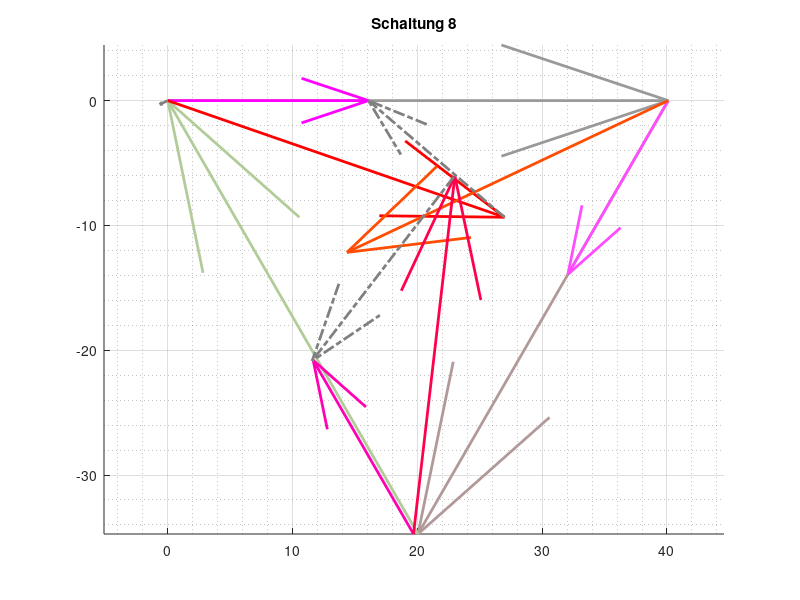

Recreate this plot in MATLAB.
% Constants
R1 = 75; R2 = 100; R3 = 150; % Ohm
C = 30e-6; %(Micro)Farrad
f = 50; % Hz
w = 2*pi*f; %

%UY = 40; % Quellspannung in V
UY = 40.1; %

U12 = UY * exp(j*0*pi/180); % Leiterspannungen
U23 = UY * exp(j*-120*pi/180); %
U31 = UY * exp(j*120*pi/180); %



% SCHALTUNG 7

%I_1 = U1N/Z1N, I_2 = U2N/Z2N, I_3 = U3N/Z3N % Strangstr?me
I12 = U12/R2;
I23 = U23/R2;
I31 = U31/R2;
%I_x1 = I12 - I31; 
%I_x2 = I23 - I12; 
%I_x3 = I31 - I23; % Strangstr?me


I_1 = 712e-3*exp(j*(angle(U12/R1 - U31/R3))) ;
I_2 = 710e-3*exp(j*(angle(U23/R2 - U12/R1))) ;
I_3 = 720e-3*exp(j*(angle(U31/R3 - U23/R2))) ;

% quiver U12, U23, U31
figure('Name', 'Schaltung 8'), title ('Schaltung 8')
grid on, grid minor, axis equal

hold on
%--------------------------------------->
% 1st Leiter
refStart=0; arrow1 = U12;
a = quiver(real(refStart),imag(refStart),real(arrow1),imag(arrow1), 'Color', [0.6 0.6 0.6] ,'DisplayName','U12', 'LineWidth', 2);

%--------------------------------------->
% 2nd Leiter
refStart=refStart+arrow1; arrow2 = U23;
b = quiver(real(refStart),imag(refStart),real(arrow2),imag(arrow2),'Color', [0.7 0.6 0.6] ,'DisplayName','U23', 'LineWidth', 2);

%--------------------------------------->
% 3rd Leiter
refStart=refStart+arrow2; 
arrow3 = U31;
c = quiver(real(refStart),imag(refStart),real(arrow3),imag(arrow3),'Color', [0.7 0.8 0.6] ,'DisplayName','U31', 'LineWidth', 2);

%--------------------------------------->
%Str?me

%Leiterstrom I12
Strom12 = I12*UY;

d = quiver(0, 0 , real(Strom12), imag(Strom12), 'Color', [1 0 1] ,'DisplayName','I_12', 'LineWidth', 2);

%Leiterstrom I23
Strom23 = I23*UY;
e = quiver(real(arrow1),imag(arrow1),real(Strom23),imag(Strom23),'Color', [1 0.3 1] ,'DisplayName','I_23', 'LineWidth', 2);

%Leiterstrom I31
Strom31 = I31*UY;
f = quiver(19.69,imag(arrow2),real(Strom31),imag(Strom31), 'Color', [1 0 0.7] ,'DisplayName','I_31', 'LineWidth', 2);

%--------------------------------------->

%Strangstrom I_1
Strom1 = I_1*UY;
g = quiver(0, 0 , real(Strom1), imag(Strom1), 'Color', [1 0 0] ,'DisplayName','I_1', 'LineWidth', 2);

%Strangstrom I_2
Strom2 = I_2*UY;
h = quiver(real(arrow1),imag(arrow1),real(Strom2),imag(Strom2),'Color', [1 0.3 0] ,'DisplayName','I_2', 'LineWidth', 2);

%Strangstrom I_3
Strom3 = I_3*UY;
k = quiver(19.69,imag(arrow2),real(Strom3),imag(Strom3), 'Color', [1 0 0.3] ,'DisplayName','I_3', 'LineWidth', 2);

%--------------------------------------->

%Verbindung I_1
UV1 = (I12-I_1)*UY;
quiver(real(Strom1), imag(Strom1), real(UV1), imag(UV1), 'Color', [0.5 0.5 0.5], 'LineStyle' , '-.', 'LineWidth', 2);

%Verbindung I_2
UV2 = (I23-I_2)*UY;
X2 = 0;
Y2 = 0;
quiver(X2, Y2, real(I_2), imag(I_2), 'Color', [0.5 0.5 0.5], 'LineStyle' , '-.', 'LineWidth', 2);

%Verbindung I_3
UV3 = (I31-I_3)*UY;
X3 = 22.92;
Y3 = -6.1;
quiver(X3 , Y3 , real(UV3), imag(UV3), 'Color', [0.5 0.5 0.5], 'LineStyle' , '-.', 'LineWidth', 2);


%--------------------------------------->
% Nullleiter
%Strom4 = I_N*100;
%quiver(real(refStart+Strang3),imag(refStart+Strang3),real(Strom4),imag(Strom4), 'k' ,'DisplayName','I_N');
%Volt = U_N;
%quiver(real(refStart+Strang3),imag(refStart+Strang3),real(Volt),imag(Volt), 'm' ,'DisplayName','U_N');

% switch off the Quivergroup Property AutoScale for all arrows
hAutoScale=findobj('-property','AutoScale');
set(hAutoScale,'AutoScale','off')

%legend show

hold off

%-----------------------------------------------------------------------------------------------------

